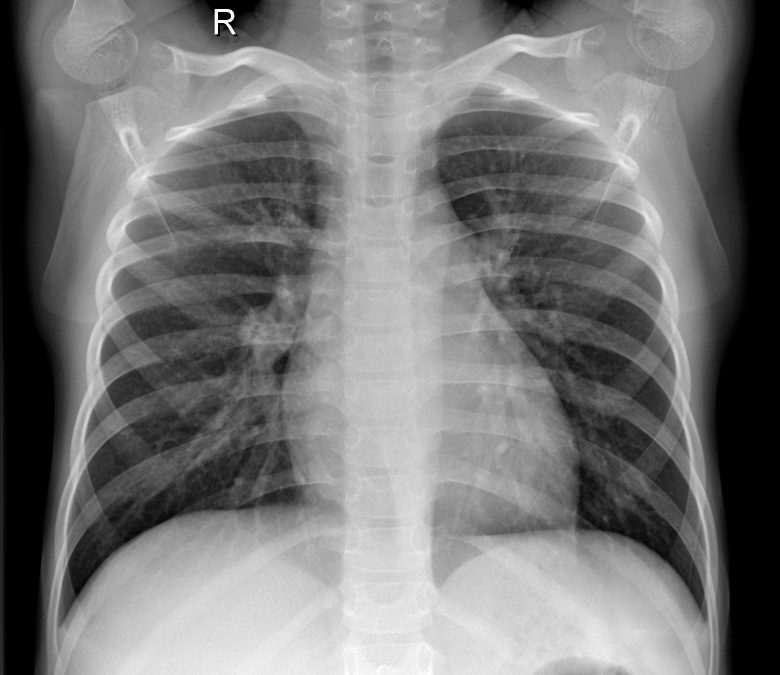
#> input picture chapter2/ChestXRay2017/chest_xray/train/NORMAL/IM-0183-0001.jpeg, 2338 x 2025 px (shown at 1/3 size); its folder holds only this picture in this run
$ python main.py
#> lines starting #> are read from the running program, lines starting #| are printed output that depends on the picture
import numpy as np
import pandas as pd
import matplotlib.pyplot as plt
from sklearn.model_selection import train_test_split
from sklearn.preprocessing import StandardScaler, LabelEncoder
from sklearn.linear_model import LogisticRegression, Perceptron
from sklearn.svm import SVC
from sklearn.neural_network import MLPClassifier
from sklearn.metrics import accuracy_score, classification_report, roc_curve, auc, confusion_matrix, f1_score
from skimage.feature import hog
from sklearn.decomposition import PCA
from imblearn.over_sampling import SMOTE
import os
import cv2
import seaborn as sns
from sklearn.metrics import confusion_matrix


# 1. 选择医疗场景的X-ray肺炎检测数据集
def load_xray_data(data_dir):
#> called with data_dir = 'ChestXRay2017/chest_xray/train'
    categories = ['NORMAL', 'PNEUMONIA']
    data = []
    labels = []

    for category in categories:
        path = os.path.join(data_dir, category)
        label = categories.index(category)

        for img_name in os.listdir(path):
            img_path = os.path.join(path, img_name)
            img = cv2.imread(img_path, cv2.IMREAD_GRAYSCALE)
#> img is the input picture: shape (2025, 2338); min 0, max 255, mean 119.3
            img = cv2.resize(img, (128, 128))
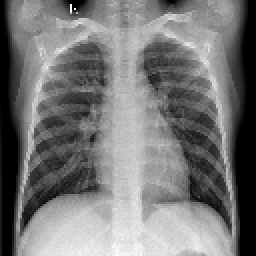
#> img: shape (128, 128) (shown 2 times larger); min 0, max 255, mean 119.2
            feature, _ = hog(img, pixels_per_cell=(16, 16), cells_per_block=(2, 2), visualize=True)
#> feature = 1764 values, max 0.356 at index 1549, min 0 at index 246, mean 0.144
            data.append(feature)
            labels.append(label)
#> pass 2 of the loop in load_xray_data, `for category in categories:`:
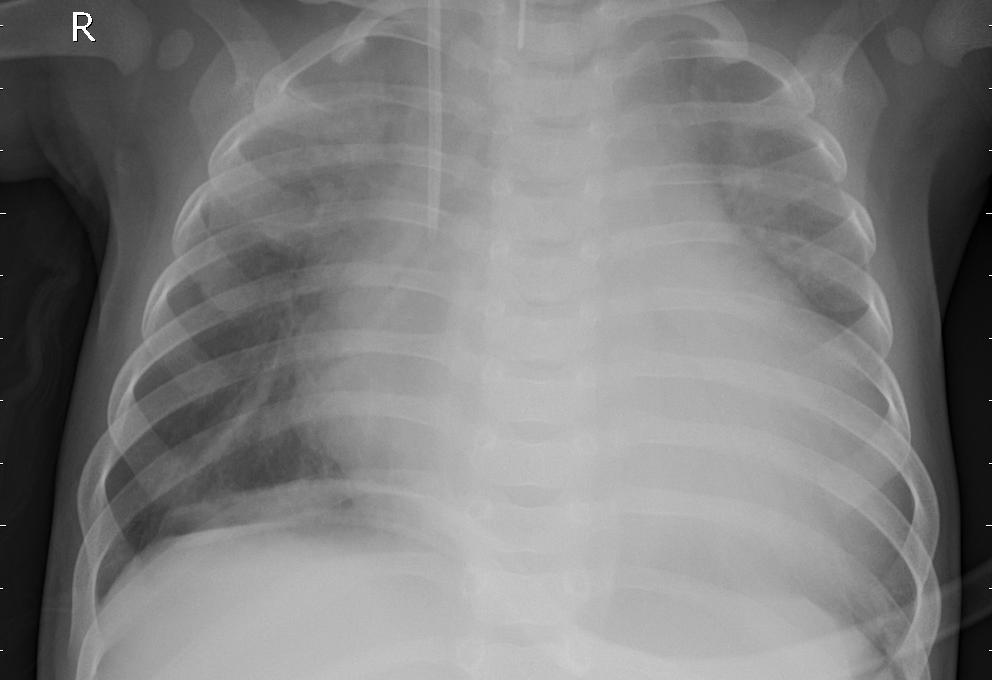
#> input picture chapter2/ChestXRay2017/chest_xray/train/PNEUMONIA/person1012_bacteria_2943.jpeg, 992 x 680 px
#> in load_xray_data, img is the input picture: shape (680, 992); min 0, max 255, mean 126
#> in load_xray_data, `img = cv2.resize(img, (128, 128))`:
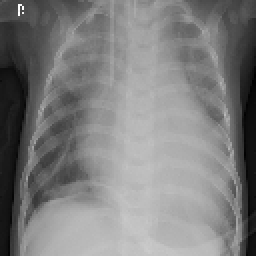
#> img: shape (128, 128) (shown 2 times larger); min 0, max 255, mean 125.9
#> feature = 1764 values, max 0.374 at index 1233, min 0 at index 498, mean 0.143

    return np.array(data), np.array(labels)


# 加载数据集
data_dir = "ChestXRay2017/chest_xray/train"
X, y = load_xray_data(data_dir)
#> y = [0, 1]

# 处理数据不均衡问题
#> (the run stopped early here; a loop or call above may not have finished)
